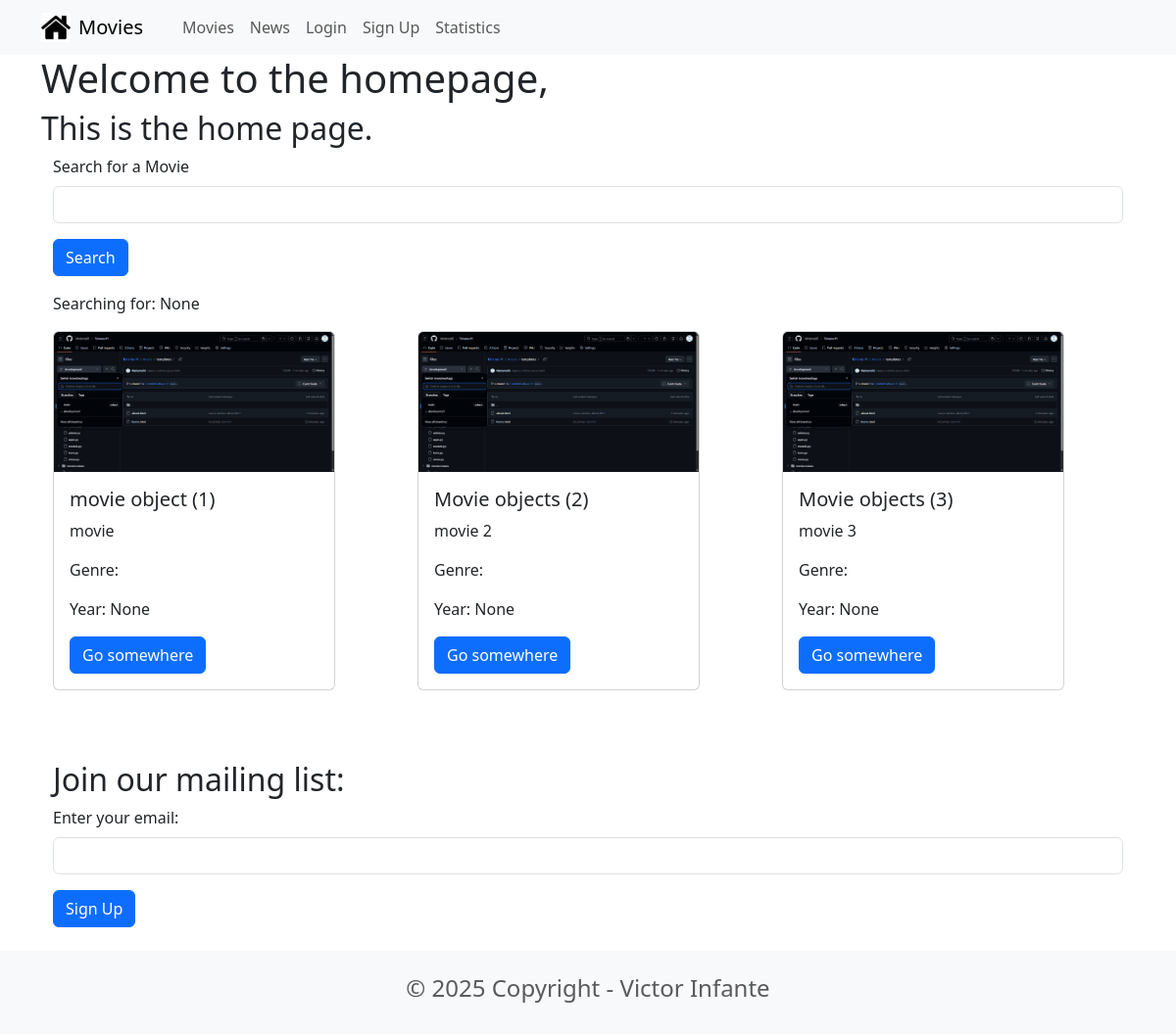
The app's page /, older data.
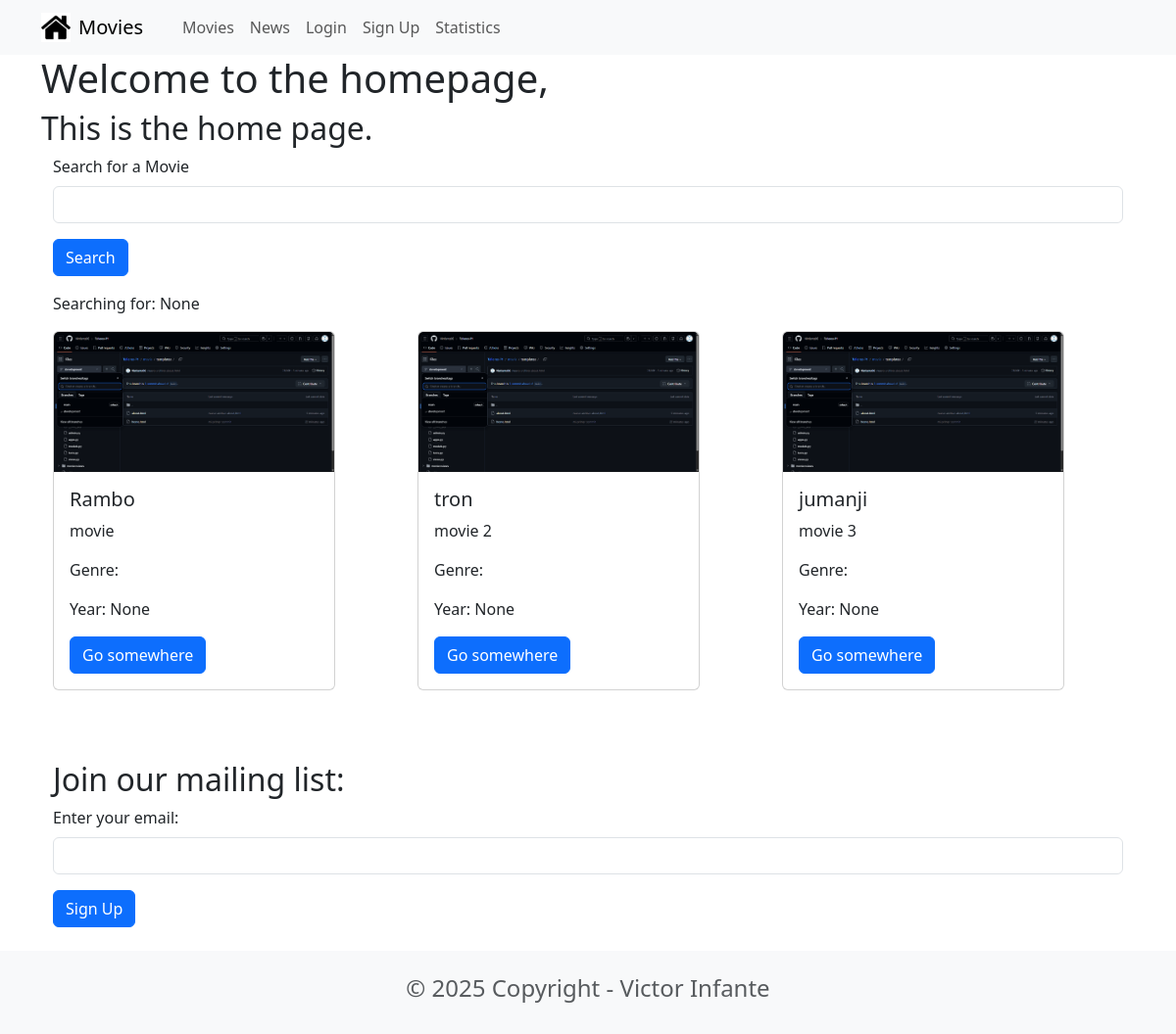
The same page, newer data.
### movie/models.py (models this page shows, shortened)
class Movie(models.Model):
    title= models.CharField(max_length=200)
    description= models.CharField(max_length=1000)
    image = models.ImageField(upload_to='movie/images/', default='movie/images/default.jpg')
    url = models.URLField(blank=True)
    genre = models.CharField(blank=True, max_length=250)
    year = models.IntegerField(blank=True, null=True)

### movie/views.py (the view)
# urls.py: path('', movie_views.home, name='home'),
def home(request):
    searchTerm = request.GET.get('searchMovie')
    if searchTerm:
        movies = Movie.objects.filter(title__icontains=searchTerm)
    else:
        movies = Movie.objects.all()
    return render(request, 'home.html', {'searchTerm': searchTerm, 'movies': movies})

### movie/templates/home.html (shortened to what this page needs)
{% extends 'base.html' %}
{% block content %}
<head>
<link href="https://cdn.jsdelivr.net/npm/bootstrap@5.3.8/dist/css/bootstrap.min.css" rel="stylesheet">
</head>
<h1>Welcome to the homepage, {{name}}</h1>
<h2>This is the home page.</h2>
<div class="container">
    <form method="GET">
        <div class="mb-3">
            <label for="searchMovie" class="form-label">Search for a Movie</label>
            <input type="text"
                class="form-control"
                id="searchMovie"
                name="searchMovie">
        </div>
        <button type="submit" class="btn btn-primary">Search</button>
    </form>
    <p>Searching for: {{searchTerm}}</p>
    <div class="row row-cols-1 row-cols-md-3 g-4">
        {% for movie in movies %}
        <div class="col">
            <div class="card" style="width: 18rem;">
                <img src="{{ movie.image.url }}" class="card-img-top" alt="{{ movie.title }}">
                <div class="card-body">
                    <h5 class="card-title">{{ movie.title }}</h5>
                    <p class="card-text">{{ movie.description }}</p>
                    <p class="card-text">Genre: {{ movie.genre }}</p>
                    <p class="card-text">Year: {{ movie.year }}</p>
                    <a href="#" class="btn btn-primary">Go somewhere</a>
                </div>
            </div>
        </div>
        {% endfor %}
    </div>
    <br><br><br>
    <h2>Join our mailing list:</h2>
    <form action="{% url 'signup' %}" method="POST">
        <div class="mb-3">
            <label for="email" class="form-label">Enter your email:</label>
            <input type="email" class="form-control" name="email" id="email" required>
        </div>
        <button type="submit" class="btn btn-primary">Sign Up</button>
    </form>
</div>
{% endblock content %}

### movie/templates/base.html (shortened to what this page needs)
{% load static %}
<head>
    <link href="https://cdn.jsdelivr.net/npm/bootstrap@5.3.2/dist/css/bootstrap.min.css" rel="stylesheet">
</head>
<nav class="navbar navbar-expand-lg navbar-light bg-light">
    <div class="container">
        <a class="navbar-brand d-flex align-items-center" href="{% url 'home' %}">
            <img src="{% static 'images/home.png' %}"
                alt="logo"
                width="30"
                height="30"
                class="me-2">
            Movies
        </a>
        <div class="collapse navbar-collapse" id="navbarNav">
            <ul class="navbar-nav ms-3">
                <li class="nav-item">
                    <a class="nav-link" href="{% url 'home' %}">Movies</a>
                </li>
                <li class="nav-item">
                    <a class="nav-link" href="{% url 'news' %}">News</a>
                </li>
                <li class="nav-item">
                    <a class="nav-link" href="#">Login</a>
                </li>
                <li class="nav-item">
                    <a class="nav-link" href="#">Sign Up</a>
                </li>
                <li class="nav-item">
                    <a class="nav-link" href="{% url 'statistics' %}">Statistics</a>
                </li>
            </ul>
        </div>
    </div>
</nav>
<div class="container">
    {% block content %}
    {% endblock %}
</div>
<footer class="text-center text-lg-start bg-light text-muted mt-4">
    <div class="container">
        <div class="row">
            <div class="text-center p-4">
                <h4>© 2025 Copyright - Victor Infante</h4>
            </div>
        </div>
    </div>
</footer>

Row changes from the older to the newer data that the page shows:
changed Movie "movie": title "movie object (1)" → "Rambo"
changed Movie "movie 2": title "Movie objects (2)" → "tron"
changed Movie "movie 3": title "Movie objects (3)" → "jumanji"
